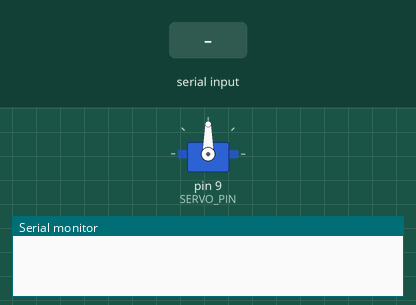
Recording of a sketch running on a simulated Arduino Uno, built with avr-gcc and run on an emulated ATmega328P. Shown: servo, the last lines printed to the serial monitor. Inputs (shaded band) come from the test bench.

Above: at 1.2 s.
1.3 s: byte 13 ('\r') received over Serial
At 1.9 s:
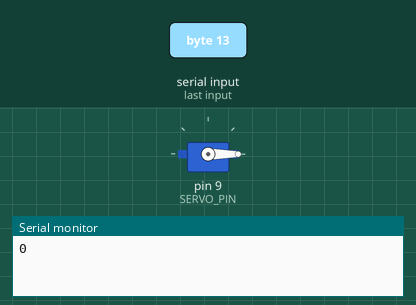
Timing chart, 0 to 4.3 s (numbered marks = the images above; inputs shaded):
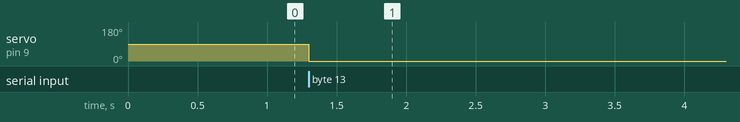

The sketch:

servo.ino
```cpp
#include <Servo.h>

#define SERVO_PIN 9

Servo servo;

void setup()
{
  Serial.begin(9600);

  servo.attach(SERVO_PIN);
}

static void process_line(const char* line)
{
  int n = 0;
  char c;

  while (c = *line++) {
    if ((c < '0') || (c > '9'))
      break;
    n *= 10;
    n += c - '0';
  }

  Serial.print(n);
  Serial.print("\r\n");

  servo.write(n);
}

void loop()
{
  int pos;
  static char buff[16];
  static char end;
  static int idx = 0;

  int c = Serial.read();

  if (c == -1)
    return;

  if (idx >= sizeof(buff)) {
    //Serial.print("overrun\n");
    buff[idx = 0] = '\0';
    return;
  }

  buff[idx++] = c;
  buff[idx] = '\0';

  if (c == '\r') {
    process_line(buff);
    buff[idx = 0] = '\0';
  }
}

//  FIN
```

Measured:
- after the input at 1.3 s, servo on pin 9 (SERVO_PIN): 90° → 0° at once
